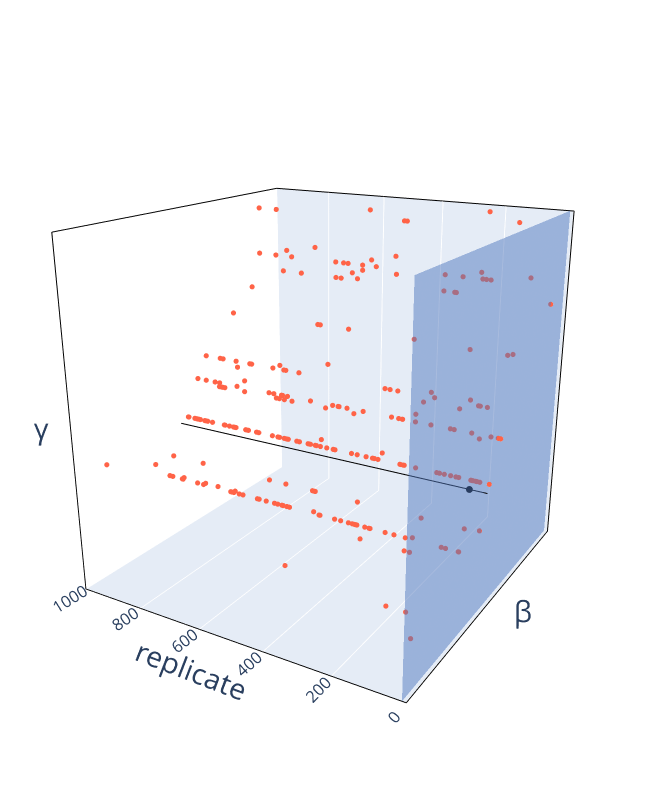

Notebook cell for this chart:
### Code cell
import importlib
import create_3d_plot_single #import the module here, so that it can be reloaded.
importlib.reload(create_3d_plot_single)
from create_3d_plot_single import plot_single_3d # or whatever name you want.

method = "fHet"
# fig = plot_single_3d(dfx, method=method, outfile=method+"_def.png")
fig = plot_single_3d(dfx, method=method, width=660, height = 800, outfile=method+"_660_800.png",
                    dot_size=3,
                     eye_dict=dict(x=1.3, y=-2.2, z=0.9),
                     margin_dict=dict(l=0, r=0, t=0, b=0))

### Figure 1 — Plotly figure (JSON) as saved in the notebook; plotly's stock layout.template omitted (floating-point values rounded to 4 significant figures; data arrays with more than 128 entries replaced by an {"elided": "..."} marker saying what was removed)
{"data": [{"marker": {"color": "tomato", "opacity": 1, "size": 3}, "mode": "markers", "showlegend": false, "type": "scatter3d", "x": {"elided": "250 int values"}, "y": {"elided": "250 float values"}, "z": {"elided": "250 float values"}}, {"marker": {"color": "black", "size": 4}, "mode": "markers", "showlegend": false, "type": "scatter3d", "x": [50], "y": [0.45], "z": [0.35]}, {"marker": {"color": "black", "size": 2}, "mode": "lines", "showlegend": false, "type": "scatter3d", "x": {"elided": "1001 float values"}, "y": {"elided": "1001 float values"}, "z": {"elided": "1001 float values"}}, {"colorscale": [[0, "cornflowerblue"], [1, "cornflowerblue"]], "opacity": 0.5, "showlegend": false, "showscale": false, "surfacecolor": [[0.0, 0.0, 0.0, 0.0, 0.0, 0.0, 0.0, 0.0, 0.0, 0.0], [0.0, 0.0, 0.0, 0.0, 0.0, 0.0, 0.0, 0.0, 0.0, 0.0], [0.0, 0.0, 0.0, 0.0, 0.0, 0.0, 0.0, 0.0, 0.0, 0.0], [0.0, 0.0, 0.0, 0.0, 0.0, 0.0, 0.0, 0.0, 0.0, 0.0], [0.0, 0.0, 0.0, 0.0, 0.0, 0.0, 0.0, 0.0, 0.0, 0.0], [0.0, 0.0, 0.0, 0.0, 0.0, 0.0, 0.0, 0.0, 0.0, 0.0], [0.0, 0.0, 0.0, 0.0, 0.0, 0.0, 0.0, 0.0, 0.0, 0.0], [0.0, 0.0, 0.0, 0.0, 0.0, 0.0, 0.0, 0.0, 0.0, 0.0], [0.0, 0.0, 0.0, 0.0, 0.0, 0.0, 0.0, 0.0, 0.0, 0.0], [0.0, 0.0, 0.0, 0.0, 0.0, 0.0, 0.0, 0.0, 0.0, 0.0]], "type": "surface", "x": [[10.0, 10.0, 10.0, 10.0, 10.0, 10.0, 10.0, 10.0, 10.0, 10.0], [10.0, 10.0, 10.0, 10.0, 10.0, 10.0, 10.0, 10.0, 10.0, 10.0], [10.0, 10.0, 10.0, 10.0, 10.0, 10.0, 10.0, 10.0, 10.0, 10.0], [10.0, 10.0, 10.0, 10.0, 10.0, 10.0, 10.0, 10.0, 10.0, 10.0], [10.0, 10.0, 10.0, 10.0, 10.0, 10.0, 10.0, 10.0, 10.0, 10.0], [10.0, 10.0, 10.0, 10.0, 10.0, 10.0, 10.0, 10.0, 10.0, 10.0], [10.0, 10.0, 10.0, 10.0, 10.0, 10.0, 10.0, 10.0, 10.0, 10.0], [10.0, 10.0, 10.0, 10.0, 10.0, 10.0, 10.0, 10.0, 10.0, 10.0], [10.0, 10.0, 10.0, 10.0, 10.0, 10.0, 10.0, 10.0, 10.0, 10.0], [10.0, 10.0, 10.0, 10.0, 10.0, 10.0, 10.0, 10.0, 10.0, 10.0]], "y": [[0.0, 0.1111, 0.2222, 0.3333, 0.4444, 0.5556, 0.6667, 0.7778, 0.8889, 1.0], [0.0, 0.1111, 0.2222, 0.3333, 0.4444, 0.5556, 0.6667, 0.7778, 0.8889, 1.0], [0.0, 0.1111, 0.2222, 0.3333, 0.4444, 0.5556, 0.6667, 0.7778, 0.8889, 1.0], [0.0, 0.1111, 0.2222, 0.3333, 0.4444, 0.5556, 0.6667, 0.7778, 0.8889, 1.0], [0.0, 0.1111, 0.2222, 0.3333, 0.4444, 0.5556, 0.6667, 0.7778, 0.8889, 1.0], [0.0, 0.1111, 0.2222, 0.3333, 0.4444, 0.5556, 0.6667, 0.7778, 0.8889, 1.0], [0.0, 0.1111, 0.2222, 0.3333, 0.4444, 0.5556, 0.6667, 0.7778, 0.8889, 1.0], [0.0, 0.1111, 0.2222, 0.3333, 0.4444, 0.5556, 0.6667, 0.7778, 0.8889, 1.0], [0.0, 0.1111, 0.2222, 0.3333, 0.4444, 0.5556, 0.6667, 0.7778, 0.8889, 1.0], [0.0, 0.1111, 0.2222, 0.3333, 0.4444, 0.5556, 0.6667, 0.7778, 0.8889, 1.0]], "z": [[0.0, 0.0, 0.0, 0.0, 0.0, 0.0, 0.0, 0.0, 0.0, 0.0], [0.1111, 0.1111, 0.1111, 0.1111, 0.1111, 0.1111, 0.1111, 0.1111, 0.1111, 0.1111], [0.2222, 0.2222, 0.2222, 0.2222, 0.2222, 0.2222, 0.2222, 0.2222, 0.2222, 0.2222], [0.3333, 0.3333, 0.3333, 0.3333, 0.3333, 0.3333, 0.3333, 0.3333, 0.3333, 0.3333], [0.4444, 0.4444, 0.4444, 0.4444, 0.4444, 0.4444, 0.4444, 0.4444, 0.4444, 0.4444], [0.5556, 0.5556, 0.5556, 0.5556, 0.5556, 0.5556, 0.5556, 0.5556, 0.5556, 0.5556], [0.6667, 0.6667, 0.6667, 0.6667, 0.6667, 0.6667, 0.6667, 0.6667, 0.6667, 0.6667], [0.7778, 0.7778, 0.7778, 0.7778, 0.7778, 0.7778, 0.7778, 0.7778, 0.7778, 0.7778], [0.8889, 0.8889, 0.8889, 0.8889, 0.8889, 0.8889, 0.8889, 0.8889, 0.8889, 0.8889], [1.0, 1.0, 1.0, 1.0, 1.0, 1.0, 1.0, 1.0, 1.0, 1.0]]}], "layout": {"annotations": [{"font": {"size": 24}, "showarrow": false, "text": "", "x": 0.5, "xref": "paper", "y": 0.85, "yref": "paper"}], "font": {"size": 24}, "height": 800, "margin": {"b": 0, "l": 0, "r": 0, "t": 0}, "paper_bgcolor": "white", "scene": {"aspectmode": "cube", "bgcolor": "white", "camera": {"eye": {"x": 1.3, "y": -2.2, "z": 0.9}, "up": {"x": 0, "y": 0, "z": 1}}, "xaxis": {"backgroundcolor": "white", "linecolor": "black", "linewidth": 2, "mirror": true, "range": [1000, -1], "showgrid": true, "showline": true, "showticklabels": true, "tickfont": {"size": 14}, "title": {"text": "replicate"}, "zeroline": false}, "yaxis": {"backgroundcolor": "light gray", "linecolor": "black", "linewidth": 2, "mirror": true, "range": [0, 1], "showgrid": false, "showline": true, "showticklabels": false, "title": {"text": "β"}, "zeroline": false}, "zaxis": {"backgroundcolor": "light gray", "linecolor": "black", "linewidth": 2, "mirror": true, "range": [0, 1], "showgrid": false, "showline": true, "showticklabels": false, "title": {"text": "γ"}, "zeroline": false}}, "width": 660}}
